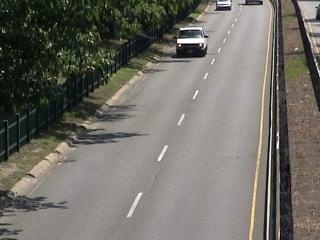
#> input picture dataset/test1/input/in000065.jpg, 320 x 240 px; its folder holds 4 pictures in this run
$ jupyter execute --allow-errors 'Eliminacija pozadine u video zapisima.ipynb'
#> lines starting #> are read from the running program, lines starting #| are printed output that depends on the picture; after the words box and inside, x2 and y2 are one past the last pixel; in counts of white or black regions, pixels touching at a corner belong together
[cell 1]
import numpy as np
from numpy.linalg import inv
import cv2
import glob
from sklearn.preprocessing import normalize
import time, pandas

#filenames = glob.glob("lose_vreme/*.jpg")
#filenames.sort()
#images = [cv2.imread(img) for img in filenames]

[cell 2]
def writePicture(filename, image, algorithm):
    filename = filename.replace("input", "result/" + algorithm)
    filename = filename.replace("in", "out")
    cv2.imwrite(filename, image);

[cell 3]
# Basic Motion Detection

def d(frame, bs):
    return ((frame[:,:,0] - bs[:,:,0])**2 + (frame[:,:,1] - bs[:,:,1])**2 + (frame[:,:,2] - bs[:,:,2])**2)

def basicMotionDetetcion(alfa, t, frame, bs):
    b = (1-alfa)*bs + alfa*frame
    return b, (d(frame, bs) > t)*1*255

def bmd(images, filenames):

    alfa = 10**-3
    t = 5000
    bs = np.uint8(images[0])

    for i in range(1,len(images)):
        img = images[i]
        frame = np.uint8(img)
        bs, fgmask = basicMotionDetetcion(alfa, t, frame, bs)
        fgmask = np.uint8(fgmask)
        cv2.imshow('Basic Motion Detection', fgmask)
        writePicture(filenames[i], fgmask, "bmd")
        k = cv2.waitKey(30) & 0xff
        if k == 27:
            break

    cv2.destroyAllWindows()

[cell 4]
# MOG2 -> Gaussian Mixture based foreground/background detecton algorithm

def mog2(images, filenames):

    b0 = images[0]
    fgbg = cv2.createBackgroundSubtractorMOG2()

    for i in range(1,len(images)):
        frame = images[i]
        fgmask = fgbg.apply(frame)
        cv2.imshow('MOG2',fgmask)
        writePicture(filenames[i], fgmask, "mog2")
        k = cv2.waitKey(30) & 0xff
        if k == 27:
            break

    cv2.destroyAllWindows()

[cell 5]
# KNN

def knn(images, filenames):

    b0 = images[0]
    fgbg = cv2.createBackgroundSubtractorKNN()

    for i in range(1,len(images)):
        frame = images[i]
        fgmask = fgbg.apply(frame)
        cv2.imshow('frame', fgmask)
        writePicture(filenames[i], fgmask, "knn")
        k = cv2.waitKey(30) & 0xff
        if k == 27:
            break

    cv2.destroyAllWindows()

[cell 6]
testnames = ["dataset/test1/", "dataset/test2/", "dataset/test3/"]

for t in range(0, len(testnames)):
    # Ucitvanje slika za jedan test primer
    filenames = glob.glob(testnames[t] + "input/*.jpg")
    filenames.sort()

    images = [cv2.imread(img) for img in filenames]
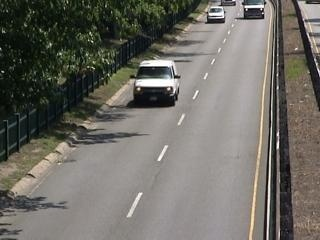
#> input picture dataset/test1/input/in000114.jpg, 320 x 240 px
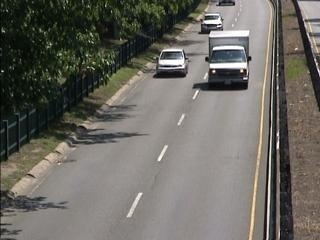
#> input picture dataset/test1/input/in000219.jpg, 320 x 240 px
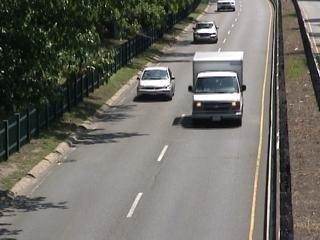
#> input picture dataset/test1/input/in000242.jpg, 320 x 240 px
#> images = 4 items

    # Pozivanje algoritama za izdvajanje pozadine od pomerajucih objekata
    bmd(images, filenames)
#> in bmd, bs is the input picture: shape (240, 320, 3); mean B, G, R 102, 109.3, 111.6
#> the loop in bmd, `for i in range(1,len(images)):` made 2 passes; (key q is pressed on pass 1)
#> filename in writePicture on passes 1 to 2: 'dataset/test1/result/bmd/out000114.jpg', 'dataset/test1/result/bmd/out000219.jpg'
#> in bmd, img is the input picture: shape (240, 320, 3); mean B, G, R 98, 104.8, 107.1
    mog2(images, filenames)
#> the loop in mog2, `for i in range(1,len(images)):` made 2 passes; (key q is pressed on pass 1)
#> pass 2, in mog2, `fgmask = fgbg.apply(frame)`:
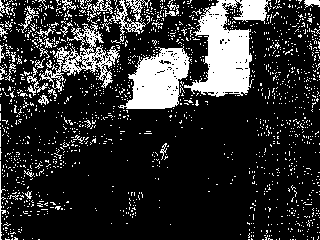
#> fgmask: shape (240, 320); values 0 (black) and 127 (white), 18.8% white; 1557 white regions (1521 under 20 px), largest, box (x1, y1, x2, y2) and area: (184, 0, 271, 97) 4115, (118, 46, 190, 109) 2688, (39, 23, 120, 92) 1492
    knn(images, filenames)
#> the loop in knn, `for i in range(1,len(images)):` made 2 passes; (key q is pressed on pass 1)

[cell 7]
def eval(algoritam, filenames):
#> called with algoritam = 'bmd'
    tp = 0
    tn = 0
    fp = 0
    fn = 0

    for i in range(1, len(filenames)):
        resFilename = filenames[i].replace("input", "result/" + algoritam)
        resFilename = resFilename.replace("in", "out")
        gtFilename = filenames[i].replace("input", "ground_truth")
        gtFilename = gtFilename.replace("in", "gt")
        gtFilename = gtFilename.replace("jpg", "png")

        resImage = cv2.imread(resFilename)
#> resImage: shape (240, 320, 3); every value is 0
        resImage = cv2.cvtColor(resImage,cv2.COLOR_BGR2GRAY)

#         print(gtFilename)
        gtImage = cv2.imread(gtFilename)
#         print (gtImage)
        gtImage = cv2.cvtColor(gtImage,cv2.COLOR_BGR2GRAY)

        for j in range(0, resImage.shape[0]):
            for k in range(0, resImage.shape[1]):
                if resImage[j][k] != 0 and gtImage[j][k] != 0:
                    tp = tp + 1
                elif resImage[j][k] == 0 and gtImage[j][k] == 0:
                    tn = tn + 1
                elif resImage[j][k] != 0:
                    fp = fp + 1
                else:
                    fn = fn + 1

    prec = tp / (tp + fp)
    recall = tp / (tp + fn)
    return prec, recall

#> (a cell that did not finish here is left out)

[cell 9]
testnames = ["dataset/test1/", "dataset/test2/", "dataset/test3/"]

bmdScore = []
mog2Score = []
knnScore = []

#> (the rest of this cell did not finish here and is left out)

    bmdScore.append((prec, recall))

    prec, recall = eval("mog2", filenames)
    mog2Score.append((prec, recall))

    prec, recall = eval("knn", filenames)
    knnScore.append((prec, recall))

print(bmdScore)
print(mog2Score)
print(knnScore)

[cell 10]
# GMG

filenames = glob.glob("lose_vreme/*.jpg")
filenames.sort()
images = [cv2.imread(img) for img in filenames]
#> images = []

#> (the rest of this cell did not finish here and is left out)
